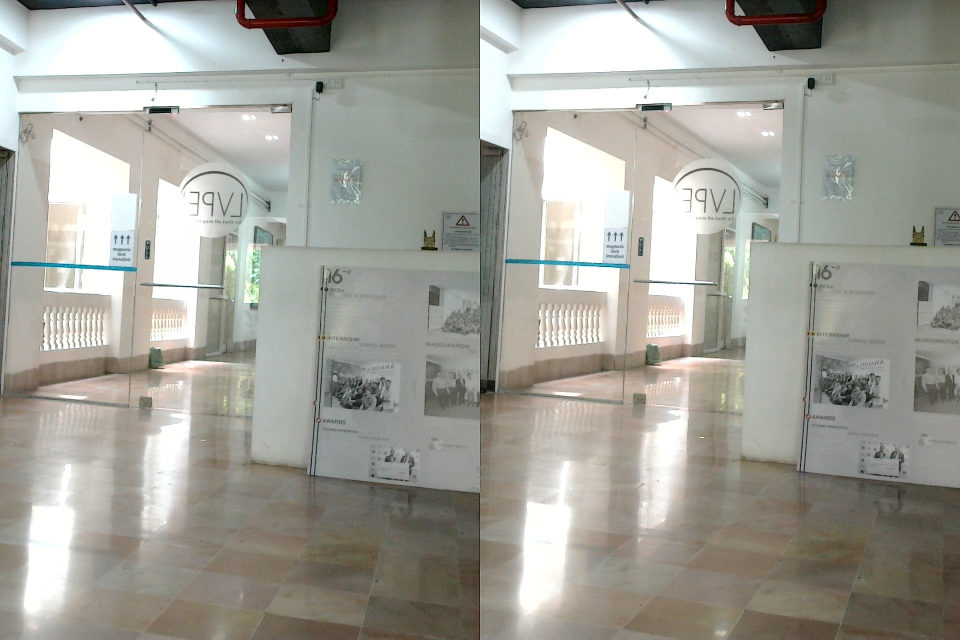
#> input picture images/trial2.jpg, 1920 x 1280 px (shown at 1/2 size)
$ python stereo_match_opencv.py   (older library calls are emulated)
#> lines starting #> are read from the running program, lines starting #| are printed output that depends on the picture; after the words box and inside, x2 and y2 are one past the last pixel; in counts of white or black regions, pixels touching at a corner belong together
'''
Simple example of stereo image matching and point cloud generation.
Resulting .ply file cam be easily viewed using MeshLab ( http://meshlab.sourceforge.net/ )
'''

# Python 2/3 compatibility
from __future__ import print_function

import numpy as np
import cv2

ply_header = '''ply
format ascii 1.0
element vertex %(vert_num)d
property float x
property float y
property float z
property uchar red
property uchar green
property uchar blue
end_header
'''

def write_ply(fn, verts, colors):
    verts = verts.reshape(-1, 3)
    colors = colors.reshape(-1, 3)
    verts = np.hstack([verts, colors])
    with open(fn, 'wb') as f:
        f.write((ply_header % dict(vert_num=len(verts))).encode('utf-8'))
        np.savetxt(f, verts, fmt='%f %f %f %d %d %d ')

def show(imx, winName="test"):
    cv2.imshow(winName, imx)
    cv2.waitKey(0)
    cv2.destroyAllWindows()

if __name__ == '__main__':
    print('loading images...')
    img = cv2.imread('images/trial2.jpg')
#> img is the input picture: shape (1280, 1920, 3); mean B, G, R 152.8, 160.7, 161

    print(img.shape)
#| (1280, 1920, 3)
    imgL = img[:, :960]
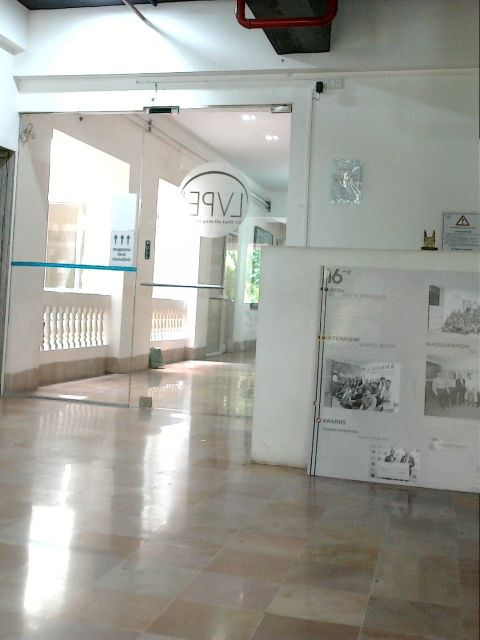
#> imgL: shape (1280, 960, 3) (shown at 1/2 size); mean B, G, R 153.9, 161, 160.3
    imgR = img[:, 960:]
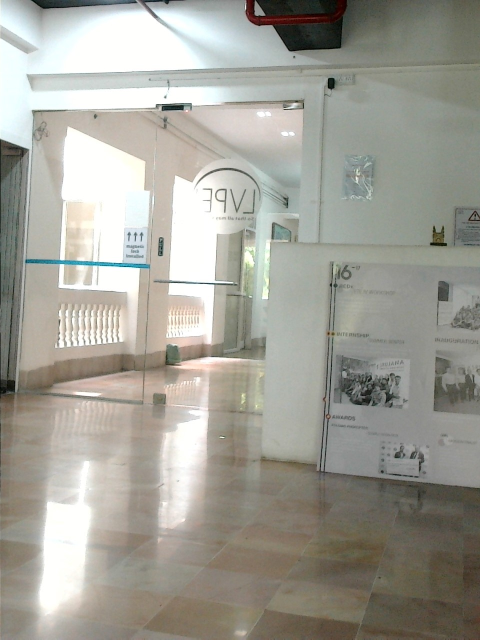
#> imgR: shape (1280, 960, 3) (shown at 1/2 size); mean B, G, R 151.6, 160.4, 161.7
    # imgL = cv2.imread('images/w1.jpg')
    # imgR = cv2.imread('images/w2.jpg')


    imgL_gray = cv2.cvtColor(imgL, cv2.COLOR_BGR2GRAY)
    imgR_gray = cv2.cvtColor(imgR, cv2.COLOR_BGR2GRAY)
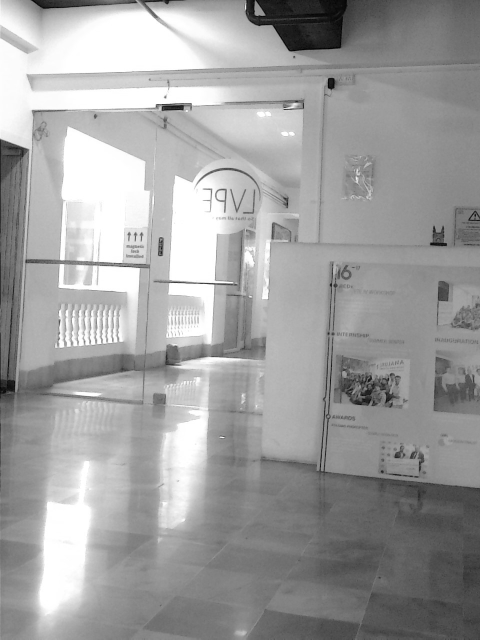
#> imgR_gray: shape (1280, 960) (shown at 1/2 size); min 0, max 255, mean 159.8
    # [27 lines of commented-out code are left out]

    blockSize = 40

    stereo = cv2.StereoSGBM_create(minDisparity=1,
        numDisparities=16,
        blockSize=15,
        uniquenessRatio = 10,
        speckleWindowSize = 10,
        speckleRange = 32,
        disp12MaxDiff = 1,
        P1 = 8*3*blockSize**2,
        P2 = 32*3*blockSize**2
    )

    disparity = stereo.compute(imgL_gray, imgR_gray)
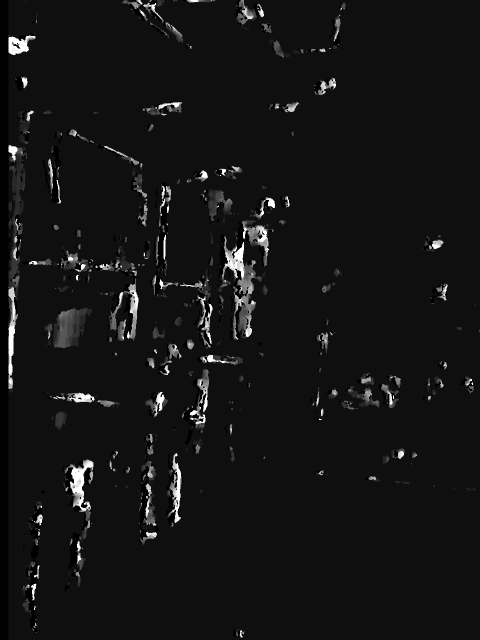
#> disparity: shape (1280, 960) int16 (shown at 1/2 size); min 0, max 256, mean 21.5; drawn with min black and max white
    disparity = cv2.normalize(disparity, disparity, alpha=0, beta=255,norm_type=cv2.NORM_MINMAX, dtype=cv2.CV_8U)


    # [7 lines of commented-out code are left out]
    show(disparity)

    print('generating 3d point cloud...',)
    h, w = imgL.shape[:2]
#> h = 1280; w = 960
    f = 0.8*w                          # guess for focal length
#> f = 768
    Q = np.float32([[1, 0, 0, -0.5*w],
                    [0,-1, 0,  0.5*h], # turn points 180 deg around x-axis,
                    [0, 0, 0,     -f], # so that y-axis looks up
                    [0, 0, 1,      0]])
    points = cv2.reprojectImageTo3D(disparity, Q)
#> points: shape (1280, 960, 3) float32; 4.69% of the values are NaN or infinite; the others: min -48, max 40, mean -14.82
    colors = cv2.cvtColor(imgL, cv2.COLOR_BGR2RGB)
    mask = disparity > disparity.min()
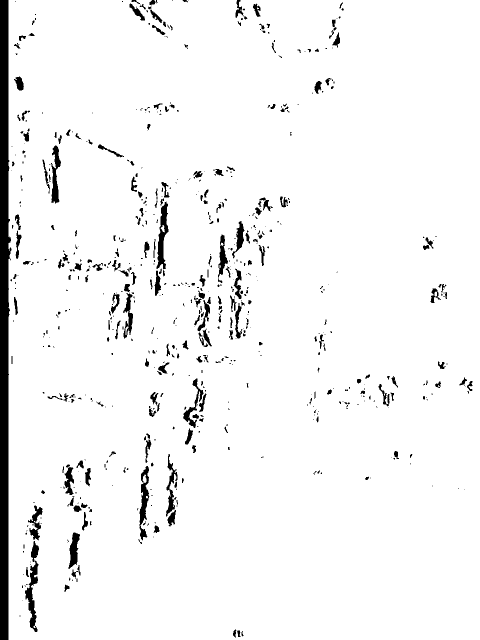
#> mask: shape (1280, 960) bool (shown at 1/2 size); 95.3% white; 662 black regions (406 under 20 px), largest, box (x1, y1, x2, y2) and area: (0, 0, 23, 1280) 21966, (313, 403, 337, 539) 1516, (50, 1121, 77, 1264) 1498
    out_points = points[mask]
    out_colors = colors[mask]
    out_fn = 'out.ply'
    write_ply('out.ply', out_points, out_colors)
    print('%s saved' % 'out.ply')
